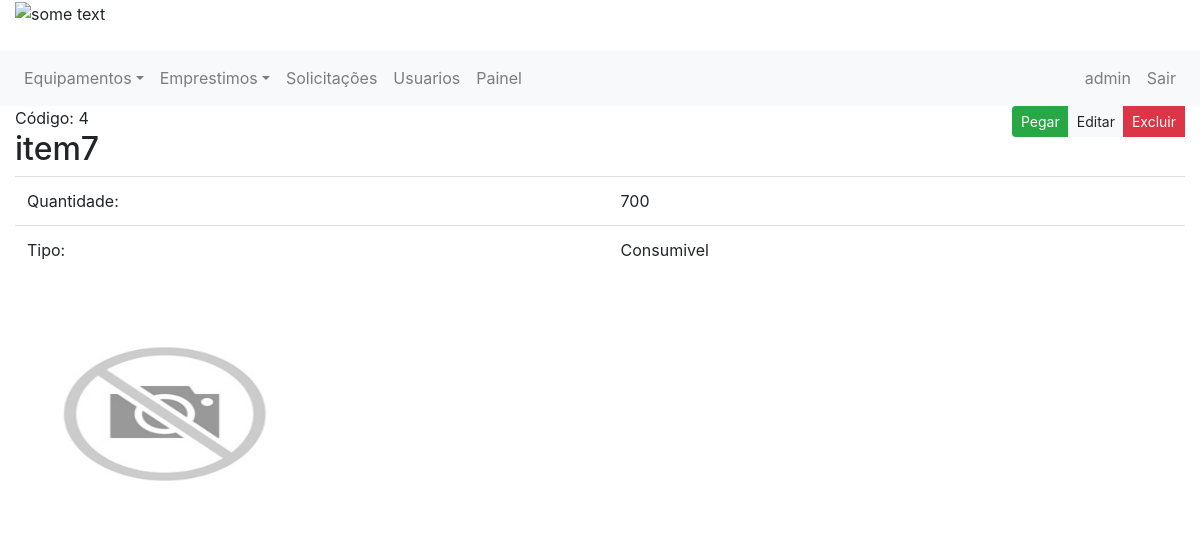
Page /equipamento/4 (signed in) on the earlier database version.
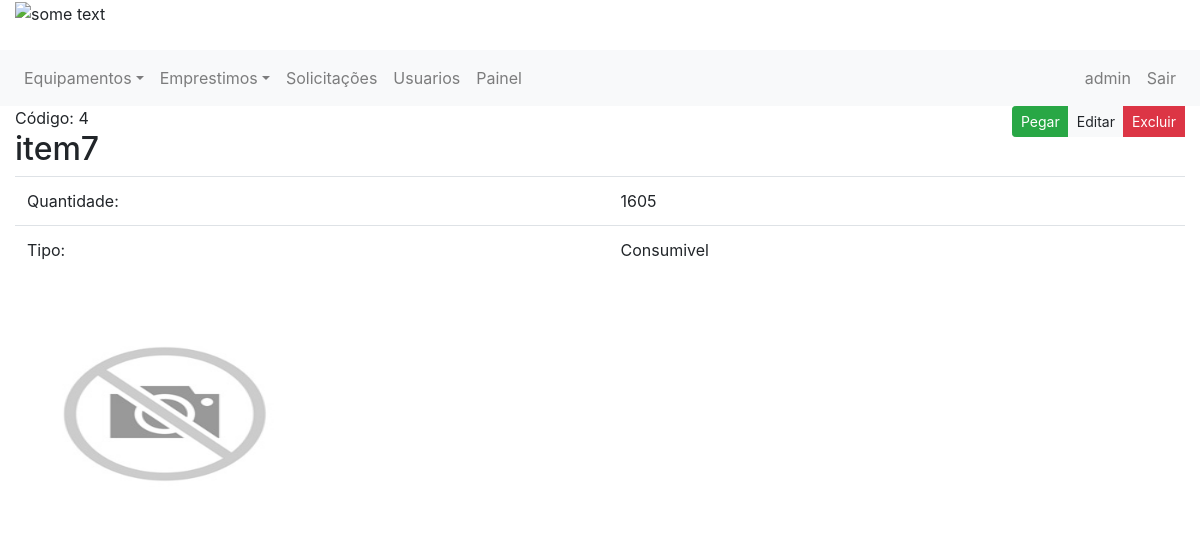
Same page on the later database version.
### controle/models.py (models this page shows)
class Item(models.Model):
    nome = models.CharField(max_length=50)
    quantidade = models.IntegerField()
    tipo = models.ForeignKey(TipoEquipamento, on_delete=models.CASCADE)
    imagem = models.FileField(upload_to='documents/%Y/%m/%d', default='documents/1111/sem_foto.jpg')
    excluido = models.BooleanField(default=False)

class TipoEquipamento(models.Model):
    nome = models.CharField(max_length=30)
    descricao = models.CharField(max_length=200)
    def __str__(self):
        return self.nome

### controle/views.py (the view)
# urls.py: path('equipamento/<int:item_id>', views.exibir_um_equipamento, name='equipamento'),
@login_required
def exibir_um_equipamento(request, item_id):
    item = Item.objects.get(id=item_id)
    return render(request, 'equipamentos/exibir.html', {'item': item, 'user_logado': get_usuario_logado(request)})

### controle/views.py (called while the page is built)
def get_usuario_logado(request):
    return request.user

### controle/templates/equipamentos/exibir.html (shortened to what this page needs)
{% extends 'base.html' %}
{% block 'content' %}
   <div class="page-header">
    <div class="btn-group float-right">
        <a class="btn btn-sm btn-success" href=# >Pegar</a>
        {% if user_logado.is_superuser %}
            <a class="btn btn-sm btn-light" href="{% url 'editar_equipamento' pk=item.id %}">Editar</a>
            <a class="btn btn-sm btn-danger" href="" role="button" id="dropdownMenuLink"
           data-toggle="dropdown" aria-haspopup="true" aria-expanded="false">Excluir</a>
        {% endif %}
    </div>
    <span>Código: {{item.id}}</span>
    <h2>{{item.nome}}</h2>
   </div>
    <table class="table">
        <tr>
            <td>
                    Quantidade:
            </td>
            <td>
                    {{item.quantidade}}
            </td>
        </tr>
        <tr>
                <td>
                        Tipo:
                </td>
                <td>
                        {{item.tipo}}
                </td>
            </tr>
    </table>
    <br>
    <img style="width: 300px; height: 200px" src="{{ item.imagem.url }}" alt="Item">
</div>
</body>
</html>
{% endblock %}

Differences in the rows shown:
changed Item "item7": quantidade "700" → "1605"
